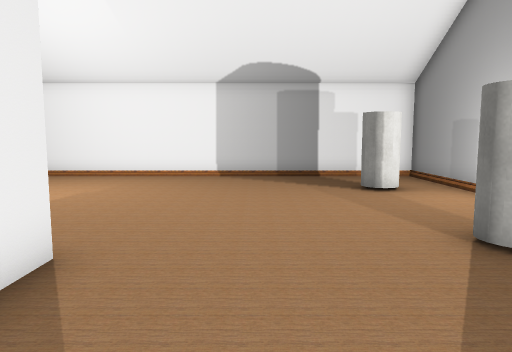
View 1 (above)

15 first-person views from a walk through a scene from a Unity 3-D project. The camera is 1.4 m above the floor, tilts 6° down and sees 70° across. The floor is counted in squares, 1 m on a side. Each view is taken from the middle of a square. On the plan, view 1 faces up. The plan holds only what a view shows up to about 16 squares ahead; the rest is blank. The player character is not drawn. Some surface patterns are stand-ins.

View 2
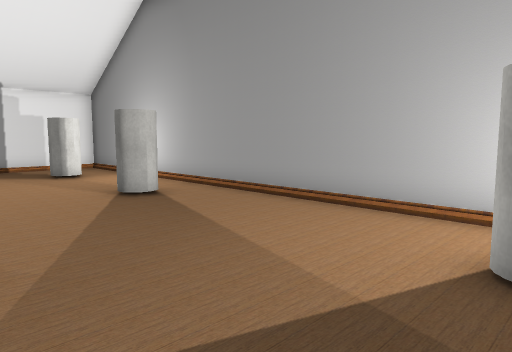

View 3
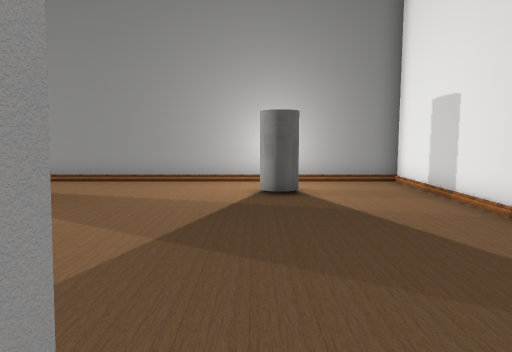

View 4
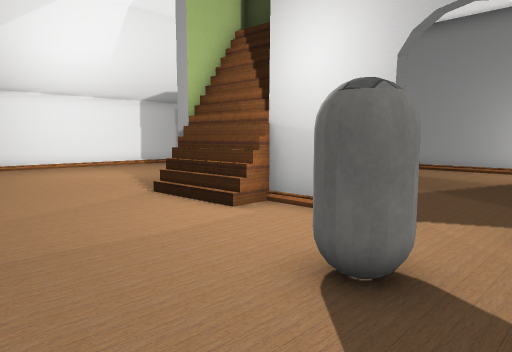

View 5
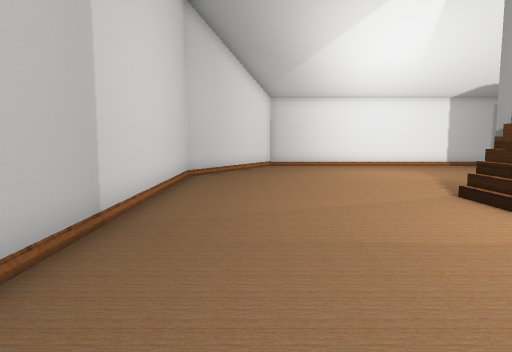

View 6
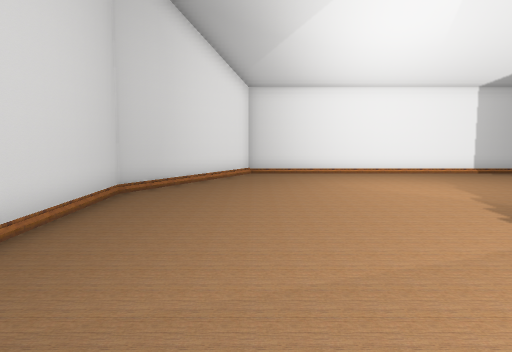

View 7
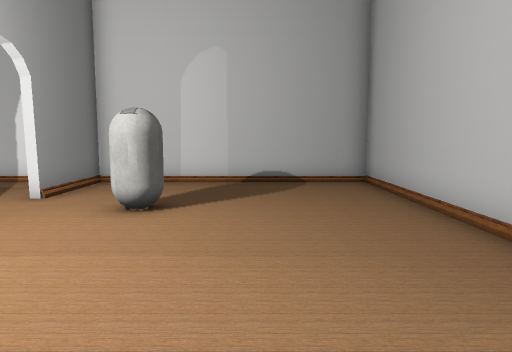

View 8
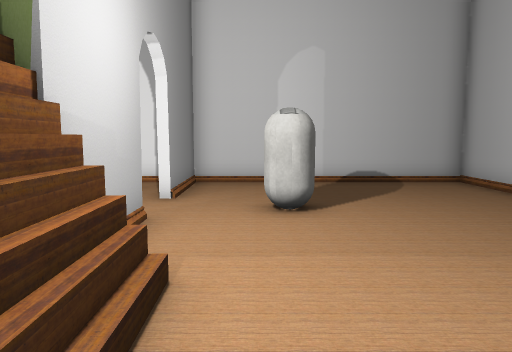

View 9
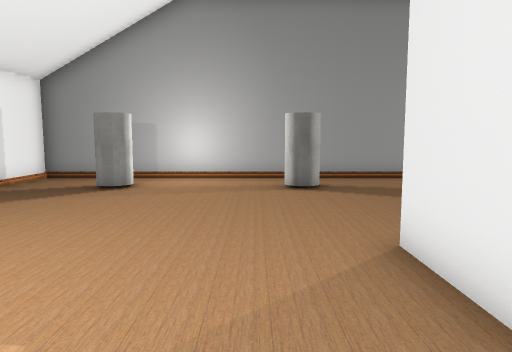

View 10
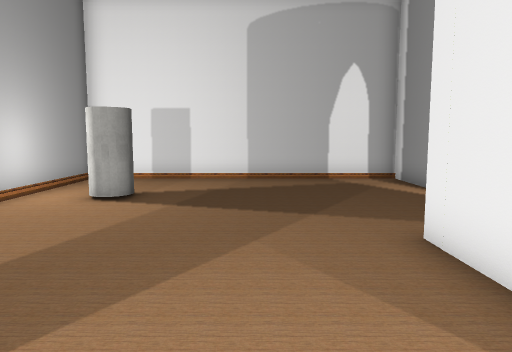

View 11
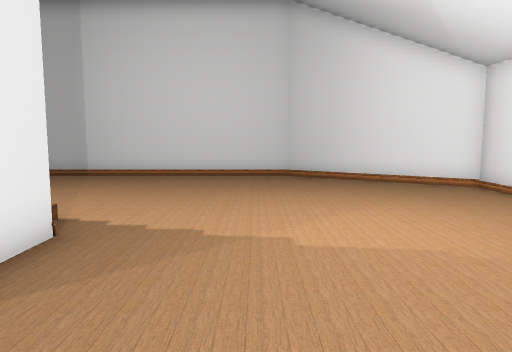

View 12
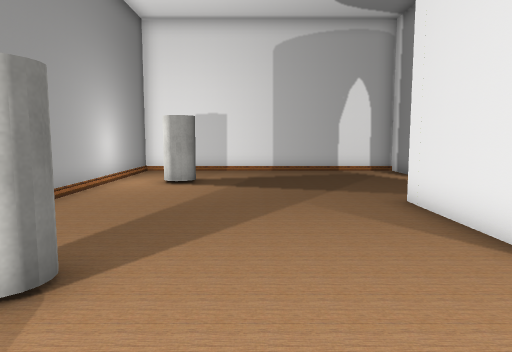

View 13
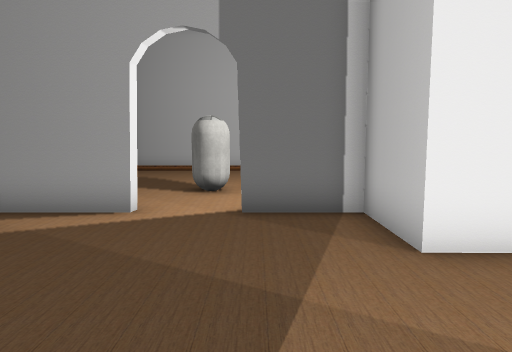

View 14
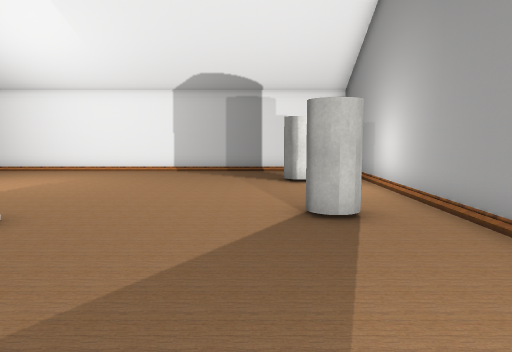

View 15
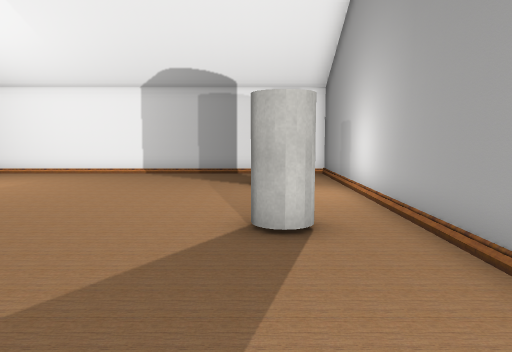

### Floor plan
Points are (right, up) in squares from view 1. A wall is a line through its corners. A room is listed if a view was taken in it or the views show most of it. See-through windows are left out.
Room 1 (views 1, 2, 3, 4, 5, 6, 7, 8, 9, 10, 11, 12, 13, 14, 15)
walls: (-5.6, 0.4) (-5.6, 3.4); (-5.4, 0.4) (-5.4, 3.7); (-4.6, 3.1) (-4.6, 3.7); (-5, 0.5) (-6.1, 0.5); (-5, -2.3) (-5, 4.1) (-2.4, 4.1) (-2.3, 0) (-4.8, 0) (-4.8, -2.4); (-4.8, -4.3) (-4.8, -7.5) (5.7, -7.5) (5.7, 13.3) (-10.3, 13.3) (-13.5, 8.2) (-13.5, -7.5) (-5, -7.5) (-5, -4.3)
low walls: (-6.1, 0.5) (-6.2, 3.5); (-5.9, 0.4) (-6, 3.4); (-5.7, 0.4) (-5.8, 3.2)
objects: capsule (-8, -4) to (-7, -3); cylinder (3, -4) to (4, -3); cylinder (3, 4) to (4, 5); cylinder (3, 10) to (4, 10)

Positions as (right, up) in squares from view 1, and headings:
1: (0, 0), facing up
2: (-1, -4), facing up-right
3: (-6, -3), facing right
4: (-11, -5), facing up-right
5: (-11, -5), facing up
6: (-10, -1), facing up
7: (-10, 4), facing down
8: (-7, 4), facing down
9: (-7, 6), facing right
10: (0, 5), facing down
11: (0, 7), facing left
12: (1, 8), facing down
13: (2, -2), facing left
14: (2, -2), facing up
15: (3, -1), facing up
